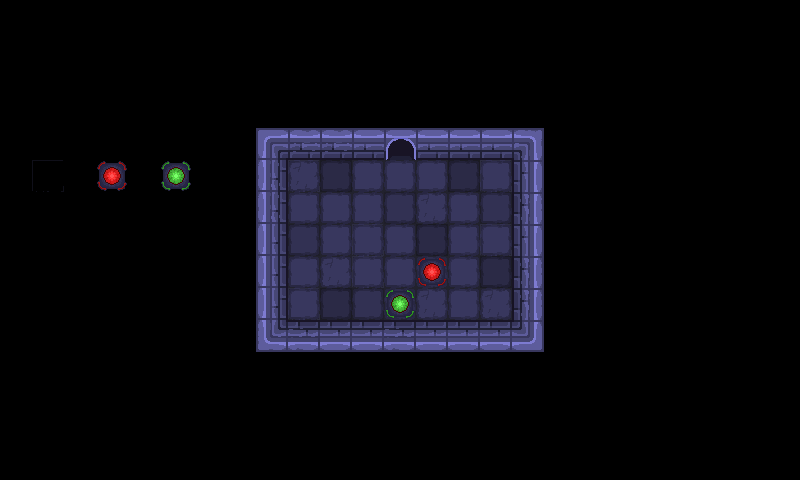

Below is a game level as drawn by its tile map, then a one-line description and the .tmx file that defines it, in full:
An orthogonal 25x15 tile map with 32x32 px tiles, 3 tile layers (Layer, objects, spawner) and 5 objects.

<map version="1.10" tiledversion="1.10.2" orientation="orthogonal" renderorder="right-down" width="25" height="15" tilewidth="32" tileheight="32" infinite="0" nextlayerid="7" nextobjectid="95">
 <tileset firstgid="1" source="maptiles.tsx" />
 <objectgroup id="3" name="colliders">
  <object id="65" x="768" y="0">
   <polygon points="0,0 0,480 32,480 32,0" />
  </object>
  <object id="66" x="32" y="0">
   <polygon points="0,0 0,32 736,32 736,0" />
  </object>
  <object id="67" x="32" y="0">
   <polygon points="0,0 -32,0 -32,480 0,480" />
  </object>
  <object id="68" x="32" y="448" visible="0">
   <polygon points="0,0 0,32 736,32 736,0" />
  </object>
  <object id="69" x="32" y="448">
   <polygon points="0,0 0,32 736,32 736,0" />
  </object>
 </objectgroup>
 <layer id="4" name="Layer" width="25" height="15">
  <data encoding="csv">
0,0,0,0,0,0,0,0,0,0,0,0,0,0,0,0,0,0,0,0,0,0,0,0,0,
0,0,0,0,0,0,0,0,0,0,0,0,0,0,0,0,0,0,0,0,0,0,0,0,0,
0,0,0,0,0,0,0,0,0,0,0,0,0,0,0,0,0,0,0,0,0,0,0,0,0,
0,0,0,0,0,0,0,0,0,0,0,0,0,0,0,0,0,0,0,0,0,0,0,0,0,
0,0,0,0,0,0,0,0,1,31,31,2,4,2,2,2,32,0,0,0,0,0,0,0,0,
0,0,0,0,0,0,0,0,38,39,29,10,10,10,29,10,11,0,0,0,0,0,0,0,0,
0,0,0,0,0,0,0,0,38,10,10,10,21,39,10,21,40,0,0,0,0,0,0,0,0,
0,0,0,0,0,0,0,0,9,21,10,10,10,29,10,10,11,0,0,0,0,0,0,0,0,
0,0,0,0,0,0,0,0,9,10,39,10,10,10,10,29,40,0,0,0,0,0,0,0,0,
0,0,0,0,0,0,0,0,9,10,29,21,10,39,10,39,40,0,0,0,0,0,0,0,0,
0,0,0,0,0,0,0,0,46,47,18,18,47,18,18,18,19,0,0,0,0,0,0,0,0,
0,0,0,0,0,0,0,0,0,0,0,0,0,0,0,0,0,0,0,0,0,0,0,0,0,
0,0,0,0,0,0,0,0,0,0,0,0,0,0,0,0,0,0,0,0,0,0,0,0,0,
0,0,0,0,0,0,0,0,0,0,0,0,0,0,0,0,0,0,0,0,0,0,0,0,0,
0,0,0,0,0,0,0,0,0,0,0,0,0,0,0,0,0,0,0,0,0,0,0,0,0
</data>
 </layer>
 <layer id="1" name="objects" width="25" height="15">
  <data encoding="csv">
0,0,0,0,0,0,0,0,0,0,0,0,0,0,0,0,0,0,0,0,0,0,0,0,0,
0,0,0,0,0,0,0,0,0,0,0,0,0,0,0,0,0,0,0,0,0,0,0,0,0,
0,0,0,0,0,0,0,0,0,0,0,0,0,0,0,0,0,0,0,0,0,0,0,0,0,
0,0,0,0,0,0,0,0,0,0,0,0,0,0,0,0,0,0,0,0,0,0,0,0,0,
0,0,0,0,0,0,0,0,0,0,0,0,0,0,0,0,0,0,0,0,0,0,0,0,0,
0,43,0,0,0,0,0,0,0,43,0,0,0,0,0,43,0,0,0,0,0,0,0,0,0,
0,0,0,0,0,0,0,0,0,0,0,0,0,0,0,0,0,0,0,0,0,0,0,0,0,
0,0,0,0,0,0,0,0,0,0,0,43,0,0,0,43,0,0,0,0,0,0,0,0,0,
0,0,0,0,0,0,0,0,0,0,0,43,0,0,0,0,0,0,0,0,0,0,0,0,0,
0,0,0,0,0,0,0,0,0,43,0,0,0,0,0,0,0,0,0,0,0,0,0,0,0,
0,0,0,0,0,0,0,0,0,0,0,0,0,0,0,0,0,0,0,0,0,0,0,0,0,
0,0,0,0,0,0,0,0,0,0,0,0,0,0,0,0,0,0,0,0,0,0,0,0,0,
0,0,0,0,0,0,0,0,0,0,0,0,0,0,0,0,0,0,0,0,0,0,0,0,0,
0,0,0,0,0,0,0,0,0,0,0,0,0,0,0,0,0,0,0,0,0,0,0,0,0,
0,0,0,0,0,0,0,0,0,0,0,0,0,0,0,0,0,0,0,0,0,0,0,0,0
</data>
 </layer>
 <layer id="5" name="spawner" width="25" height="15">
  <data encoding="csv">
0,0,0,0,0,0,0,0,0,0,0,0,0,0,0,0,0,0,0,0,0,0,0,0,0,
0,0,0,0,0,0,0,0,0,0,0,0,0,0,0,0,0,0,0,0,0,0,0,0,0,
0,0,0,0,0,0,0,0,0,0,0,0,0,0,0,0,0,0,0,0,0,0,0,0,0,
0,0,0,0,0,0,0,0,0,0,0,0,0,0,0,0,0,0,0,0,0,0,0,0,0,
0,0,0,0,0,0,0,0,0,0,0,0,0,0,0,0,0,0,0,0,0,0,0,0,0,
0,0,0,51,0,44,0,0,0,0,0,0,0,0,0,0,0,0,0,0,0,0,0,0,0,
0,0,0,0,0,0,0,0,0,0,0,0,0,0,0,0,0,0,0,0,0,0,0,0,0,
0,0,0,0,0,0,0,0,0,0,0,0,0,0,0,0,0,0,0,0,0,0,0,0,0,
0,0,0,0,0,0,0,0,0,0,0,0,0,51,0,0,0,0,0,0,0,0,0,0,0,
0,0,0,0,0,0,0,0,0,0,0,0,44,0,0,0,0,0,0,0,0,0,0,0,0,
0,0,0,0,0,0,0,0,0,0,0,0,0,0,0,0,0,0,0,0,0,0,0,0,0,
0,0,0,0,0,0,0,0,0,0,0,0,0,0,0,0,0,0,0,0,0,0,0,0,0,
0,0,0,0,0,0,0,0,0,0,0,0,0,0,0,0,0,0,0,0,0,0,0,0,0,
0,0,0,0,0,0,0,0,0,0,0,0,0,0,0,0,0,0,0,0,0,0,0,0,0,
0,0,0,0,0,0,0,0,0,0,0,0,0,0,0,0,0,0,0,0,0,0,0,0,0
</data>
 </layer>
</map>
